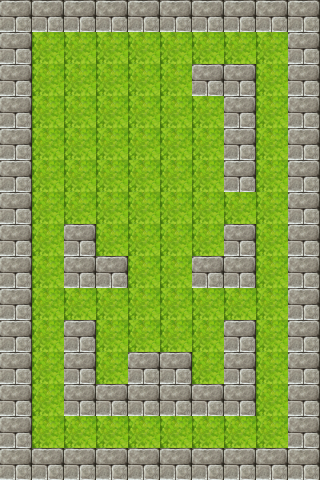

This game map was drawn from its Tiled (.tmx) file and the tilesets committed beside it. A one-line description and the trimmed map source follow:
An orthogonal 10x15 tile map with 32x32 px tiles, 2 tile layers (vatcan, bg), 2 tilesets.

<map version="1.0" orientation="orthogonal" width="10" height="15" tilewidth="32" tileheight="32">
 <tileset firstgid="1" name="map_tiles_2_1" tilewidth="32" tileheight="32">
  <image source="Images/map_tiles_2_1.png" width="512" height="256" />
 </tileset>
 <tileset firstgid="129" name="vatcan" tilewidth="32" tileheight="32">
  <image source="Images/vatcan.png" width="32" height="32" />
 </tileset>
 <layer name="vatcan" width="10" height="15">
  <properties>
   <property name="vatcan" value="vatcan" />
  </properties>
  <data>[150 cells, 69 non-empty, 1 distinct tile ids]</data>
 </layer>
 <layer name="bg" width="10" height="15">
  <properties>
   <property name="bg" value="2" />
  </properties>
  <data>[150 cells, 150 non-empty, 2 distinct tile ids]</data>
 </layer>
</map>
